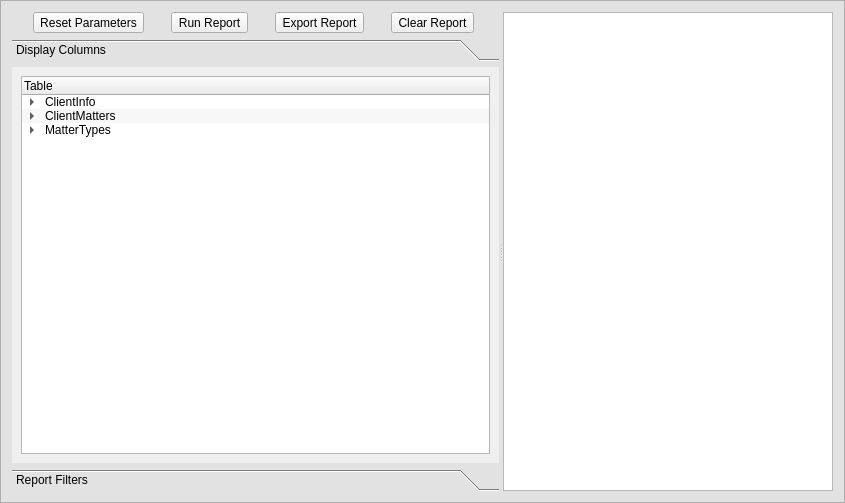
<?xml version="1.0" encoding="UTF-8"?>
<ui version="4.0">
 <class>ReportFrame</class>
 <widget class="QFrame" name="ReportFrame">
  <property name="windowModality">
   <enum>Qt::ApplicationModal</enum>
  </property>
  <property name="geometry">
   <rect>
    <x>0</x>
    <y>0</y>
    <width>845</width>
    <height>503</height>
   </rect>
  </property>
  <property name="windowTitle">
   <string>Rudy Reporting</string>
  </property>
  <property name="styleSheet">
   <string notr="true">
QFrame#ReportFrame{
	
	font: 10pt &quot;Microsoft Tai Le&quot;;
	background-color:rgb(226, 226, 226);
}
QGroupBox, QToolBox{
	font: 75 12pt &quot;Microsoft Tai Le&quot;;
}
QPushButton{
	
	font: 75 10pt &quot;Microsoft Tai Le&quot;;
	color: rgb(202, 161, 56);
	background-color: rgb(11, 56, 97);
}
QToolButton{
	font: 75 10pt &quot;Microsoft Tai Le&quot;;
}
QToolButton#prevPage{
	
	font: 75 10pt &quot;Microsoft Tai Le&quot;;
	color: rgb(202, 161, 56);
	background-color: rgb(11, 56, 97);
}
QToolButton#nextPage{
	
	font: 75 10pt &quot;Microsoft Tai Le&quot;;
	color: rgb(202, 161, 56);
	background-color: rgb(11, 56, 97);
}</string>
  </property>
  <property name="frameShape">
   <enum>QFrame::StyledPanel</enum>
  </property>
  <property name="frameShadow">
   <enum>QFrame::Raised</enum>
  </property>
  <layout class="QVBoxLayout" name="verticalLayout_4">
   <item>
    <widget class="QSplitter" name="splitter">
     <property name="orientation">
      <enum>Qt::Horizontal</enum>
     </property>
     <widget class="QWidget" name="layoutWidget">
      <layout class="QVBoxLayout" name="verticalLayout_3">
       <item>
        <layout class="QHBoxLayout" name="horizontalLayout">
         <item>
          <widget class="QToolButton" name="resetReport">
           <property name="text">
            <string>Reset Parameters</string>
           </property>
           <property name="icon">
            <iconset>
             <normaloff>Icons/restart.ico</normaloff>Icons/restart.ico</iconset>
           </property>
           <property name="toolButtonStyle">
            <enum>Qt::ToolButtonTextBesideIcon</enum>
           </property>
          </widget>
         </item>
         <item>
          <widget class="QToolButton" name="runReport">
           <property name="text">
            <string>Run Report</string>
           </property>
           <property name="icon">
            <iconset>
             <normaloff>Icons/search.ico</normaloff>Icons/search.ico</iconset>
           </property>
           <property name="toolButtonStyle">
            <enum>Qt::ToolButtonTextBesideIcon</enum>
           </property>
          </widget>
         </item>
         <item>
          <widget class="QToolButton" name="exportReport">
           <property name="text">
            <string>Export Report</string>
           </property>
           <property name="icon">
            <iconset>
             <normaloff>Icons/excelExport.ico</normaloff>Icons/excelExport.ico</iconset>
           </property>
           <property name="toolButtonStyle">
            <enum>Qt::ToolButtonTextBesideIcon</enum>
           </property>
          </widget>
         </item>
         <item>
          <widget class="QToolButton" name="clearReport">
           <property name="text">
            <string>Clear Report</string>
           </property>
           <property name="icon">
            <iconset>
             <normaloff>Icons/clear.ico</normaloff>Icons/clear.ico</iconset>
           </property>
           <property name="toolButtonStyle">
            <enum>Qt::ToolButtonTextBesideIcon</enum>
           </property>
          </widget>
         </item>
        </layout>
       </item>
       <item>
        <widget class="QToolBox" name="toolBox">
         <property name="currentIndex">
          <number>0</number>
         </property>
         <widget class="QWidget" name="page">
          <property name="geometry">
           <rect>
            <x>0</x>
            <y>0</y>
            <width>484</width>
            <height>397</height>
           </rect>
          </property>
          <attribute name="label">
           <string>Display Columns</string>
          </attribute>
          <layout class="QVBoxLayout" name="verticalLayout">
           <item>
            <widget class="QTreeWidget" name="displayCols">
             <property name="sizePolicy">
              <sizepolicy hsizetype="Preferred" vsizetype="Expanding">
               <horstretch>0</horstretch>
               <verstretch>0</verstretch>
              </sizepolicy>
             </property>
             <property name="editTriggers">
              <set>QAbstractItemView::NoEditTriggers</set>
             </property>
             <property name="alternatingRowColors">
              <bool>true</bool>
             </property>
             <property name="rootIsDecorated">
              <bool>true</bool>
             </property>
             <property name="uniformRowHeights">
              <bool>false</bool>
             </property>
             <property name="animated">
              <bool>false</bool>
             </property>
             <property name="allColumnsShowFocus">
              <bool>false</bool>
             </property>
             <column>
              <property name="text">
               <string>Table</string>
              </property>
             </column>
             <item>
              <property name="text">
               <string>ClientInfo</string>
              </property>
              <item>
               <property name="text">
                <string>ClientNum</string>
               </property>
              </item>
              <item>
               <property name="text">
                <string>ClientName</string>
               </property>
              </item>
             </item>
             <item>
              <property name="text">
               <string>ClientMatters</string>
              </property>
              <item>
               <property name="text">
                <string>MatterNum</string>
               </property>
              </item>
              <item>
               <property name="text">
                <string>MatterTypeID</string>
               </property>
              </item>
              <item>
               <property name="text">
                <string>Attorney</string>
               </property>
              </item>
              <item>
               <property name="text">
                <string>TotalAssets</string>
               </property>
              </item>
             </item>
             <item>
              <property name="text">
               <string>MatterTypes</string>
              </property>
              <item>
               <property name="text">
                <string>MatterTypeID</string>
               </property>
              </item>
              <item>
               <property name="text">
                <string>MatterDesc</string>
               </property>
              </item>
             </item>
            </widget>
           </item>
          </layout>
         </widget>
         <widget class="QWidget" name="page_2">
          <property name="geometry">
           <rect>
            <x>0</x>
            <y>0</y>
            <width>484</width>
            <height>397</height>
           </rect>
          </property>
          <attribute name="label">
           <string>Report Filters</string>
          </attribute>
          <layout class="QHBoxLayout" name="horizontalLayout_2">
           <item>
            <widget class="QTreeWidget" name="availableFilters">
             <property name="sizePolicy">
              <sizepolicy hsizetype="Preferred" vsizetype="Expanding">
               <horstretch>0</horstretch>
               <verstretch>0</verstretch>
              </sizepolicy>
             </property>
             <property name="editTriggers">
              <set>QAbstractItemView::NoEditTriggers</set>
             </property>
             <property name="alternatingRowColors">
              <bool>true</bool>
             </property>
             <property name="rootIsDecorated">
              <bool>true</bool>
             </property>
             <property name="uniformRowHeights">
              <bool>false</bool>
             </property>
             <property name="animated">
              <bool>false</bool>
             </property>
             <property name="allColumnsShowFocus">
              <bool>false</bool>
             </property>
             <property name="columnCount">
              <number>1</number>
             </property>
             <attribute name="headerDefaultSectionSize">
              <number>150</number>
             </attribute>
             <column>
              <property name="text">
               <string>Table</string>
              </property>
             </column>
             <item>
              <property name="text">
               <string>ClientInfo</string>
              </property>
              <item>
               <property name="text">
                <string>ClientNum</string>
               </property>
              </item>
              <item>
               <property name="text">
                <string>ClientName</string>
               </property>
              </item>
             </item>
             <item>
              <property name="text">
               <string>ClientMatters</string>
              </property>
              <item>
               <property name="text">
                <string>MatterNum</string>
               </property>
              </item>
              <item>
               <property name="text">
                <string>MatterTypeID</string>
               </property>
              </item>
              <item>
               <property name="text">
                <string>Attorney</string>
               </property>
              </item>
              <item>
               <property name="text">
                <string>TotalAssets</string>
               </property>
              </item>
             </item>
             <item>
              <property name="text">
               <string>MatterTypes</string>
              </property>
              <item>
               <property name="text">
                <string>MatterTypeID</string>
               </property>
              </item>
              <item>
               <property name="text">
                <string>MatterDesc</string>
               </property>
              </item>
             </item>
            </widget>
           </item>
           <item>
            <widget class="QListWidget" name="activeFilters"/>
           </item>
          </layout>
         </widget>
        </widget>
       </item>
      </layout>
     </widget>
     <widget class="QTableWidget" name="reportResults">
      <property name="editTriggers">
       <set>QAbstractItemView::NoEditTriggers</set>
      </property>
      <property name="alternatingRowColors">
       <bool>true</bool>
      </property>
     </widget>
    </widget>
   </item>
  </layout>
 </widget>
 <resources/>
 <connections/>
</ui>
